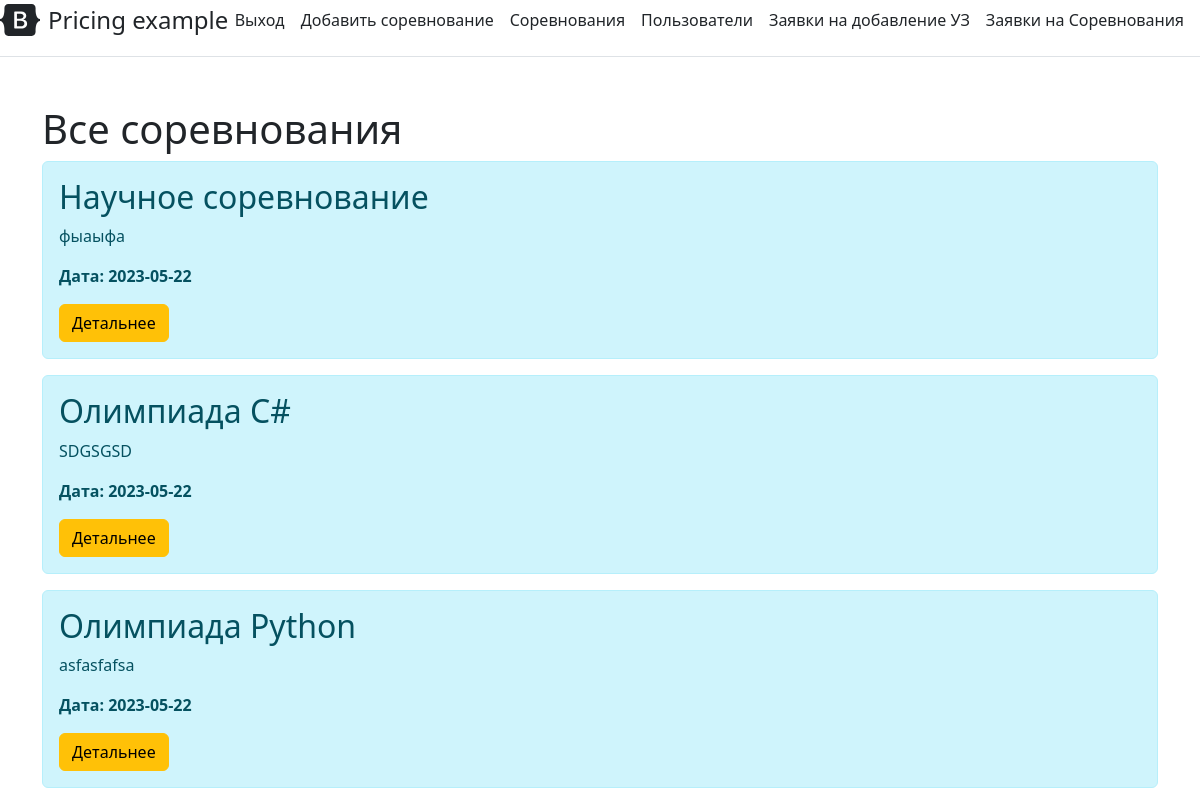
The app's page /admin/сompetitions (signed in) with its own data.
### user_data.py (models this page shows, shortened)
class Olympiad(db.Model):
    id = db.Column(db.Integer, primary_key=True)
    title = db.Column(db.String(100), nullable=False)
    introduction = db.Column(db.String(300), nullable=False)
    text = db.Column(db.Text, nullable=False)
    date = db.Column(db.DateTime, default=datetime.utcnow)

### admin/admin.py (the view)
@admin.route('/сompetitions')
@login_required
def сompetitions():
    if current_user.access_level != 2:
        return redirect(url_for('main_page'))
    olympiads = Olympiad.query.order_by(Olympiad.date.desc()).all()
    return render_template('admin/сompetitions.html', olympiads=olympiads)

### app.py (called while the page is built)
@login_manager.user_loader
def load_user(user_id):
    return Users.query.get(int(user_id))

### admin/templates/admin/сompetitions.html (shortened to what this page needs)
{% extends 'admin/main_admin.html' %}
{% block body %}
<div class="container mt-5">
    <h1>Все соревнования</h1>
    {% if olympiads|length > 0 %}
        {% for element in olympiads %}
        <div class="alert alert-info">
            <h2>{{ element.title }}</h2>
            <p>{{ element.introduction }}</p>
            <p><b> Дата: {{element.date.date() }}</b></p>
            <a href ="/admin/сompetitions/{{ element.id }}" class ='btn btn-warning'>Детальнее</a>
        </div>
        {% endfor %}
    {% else %}
    <p> На данный момент олимпиад нет</p>
    {% endif %}
</div>
{% endblock %}

### records on screen
Olympiad: title "Научное соревнование", introduction "фыаыфа", date "2023-05-22"
Olympiad: title "Олимпиада C#", introduction "SDGSGSD", date "2023-05-22"
Olympiad: title "Олимпиада Python", introduction "asfasfafsa", date "2023-05-22"
